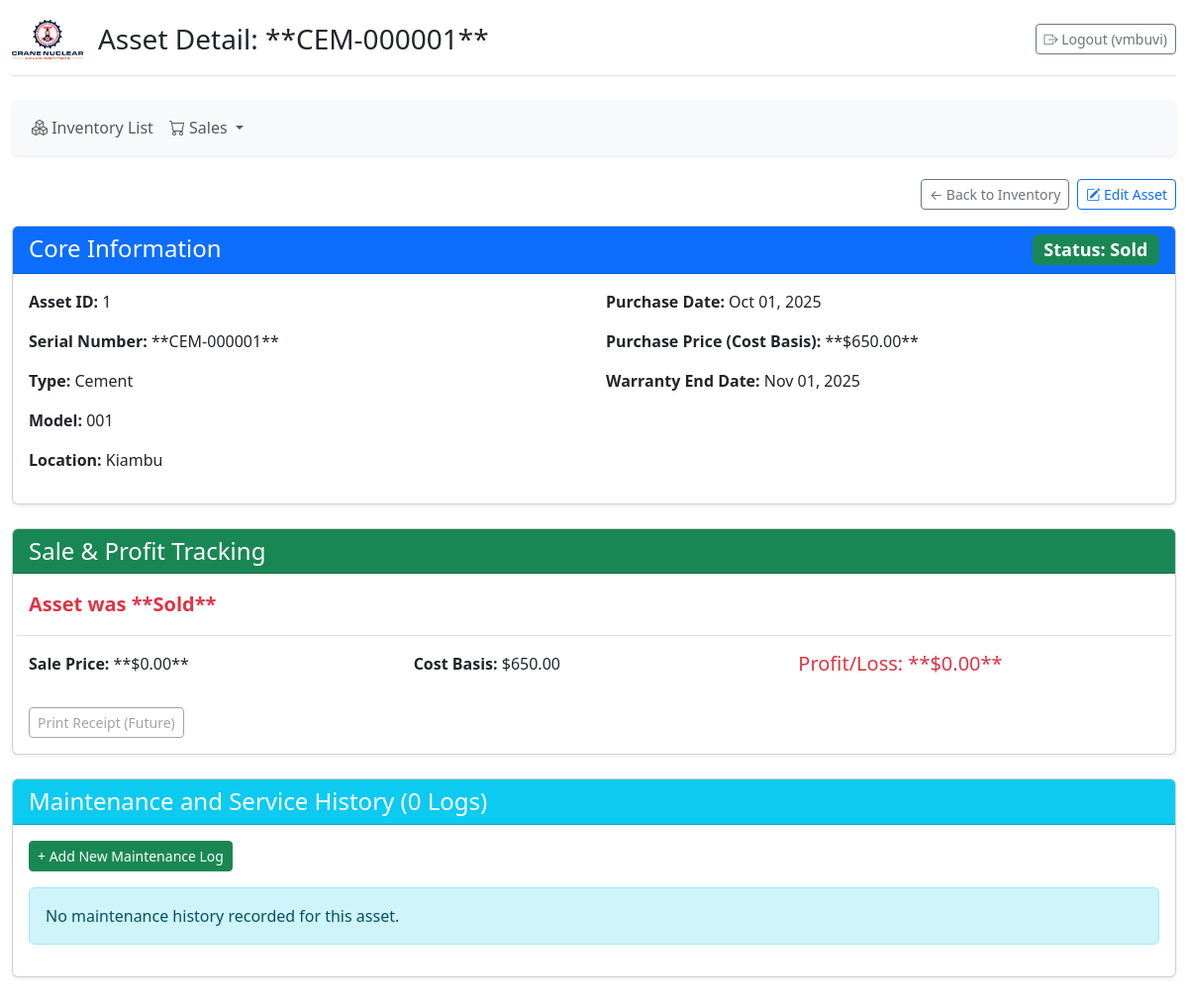
Screenshot of /asset/1/ (signed in) with the database file from the repository.
### inventory/models.py (models this page shows, shortened)
class HardwareAsset(models.Model):
    LOCATION_CHOICES = (
        ('GITHURAI_45', 'Githurai 45'),
        ('KIRIGITI', 'Kirigiti'),
        ('KIAMBU', 'Kiambu'),
    )
    STATUS_CHOICES = [
        ('IN_STOCK', 'In Stock'),
        ('PENDING_SALE', 'Pending Sale'),
        ('SOLD', 'Sold'),
        ('SCRAPPED', 'Scrapped'),
    ]
    asset_type = models.ForeignKey(AssetType, on_delete=models.PROTECT)
    model_number = models.CharField(max_length=100)
    serial_number = models.CharField(max_length=100, unique=True, null=True, blank=True)
    purchase_price = models.DecimalField(max_digits=10, decimal_places=2)
    purchase_date = models.DateField(auto_now_add=True)
    location = models.CharField(max_length=20, choices=LOCATION_CHOICES, default='KIRIGITI')
    status = models.CharField(max_length=20, choices=STATUS_CHOICES, default='IN_STOCK')
    warranty_end_date = models.DateField(null=True, blank=True)
    sale_record = models.ForeignKey(
        'SaleRecord', # Assuming SaleRecord is defined in this file (or importable)
        on_delete=models.SET_NULL,
        null=True,
        blank=True,
        related_name='sold_assets'
    )
    mixed_sale = models.ForeignKey(
        'MixedSale', # <-- Links to the correct model instance
        on_delete=models.SET_NULL,
        null=True,
        blank=True,
        related_name='mixed_sale_assets' # Use a different related_name
    )
    individual_sale_price = models.DecimalField(
        max_digits=10,
        decimal_places=2,
        null=True,
        blank=True
    )
    @property
    def sale_price(self):
        if self.status == 'SOLD' and self.individual_sale_price is not None:
            return self.individual_sale_price
        return None
    @property
    def profit_loss(self):
        if self.sale_price is not None:
            return self.sale_price - self.purchase_price
        return None
    class Meta:
        pass

class AssetType(models.Model):
    name = models.CharField(max_length=50, unique=True)
    prefix = models.CharField(max_length=10, unique=True, default='AS') # <--- ADD THIS FIELD
    image = models.ImageField(upload_to='asset_type_images/',
                              null=True,
                              blank=True)

### inventory/views.py (the view)
# urls.py: path('asset/<int:asset_pk>/', views.asset_detail_view, name='asset_detail'),
@login_required
def asset_detail_view(request, asset_pk):
    asset = get_object_or_404(Asset, pk=asset_pk)
    sale_record = asset.sale_record
    maintenance_logs = MaintenanceLog.objects.filter(asset=asset).order_by('-log_date')
    log_form = MaintenanceLogForm(initial={'asset': asset.pk})
    context = {
        **get_base_context(request),
        'asset': asset,
        'sale_record': sale_record, # SaleRecord instance or None
        'maintenance_logs': maintenance_logs,
        'log_form': log_form,       # MaintenanceLogForm instance
    }
    return render(request, 'inventory/asset_detail.html', context)

### inventory/views.py (called while the page is built)
@login_required
def get_base_context(request=None):
    context = {
        'SHOP_NAME': 'Nuclear General Hardware',
        'SHOP_LOGO_URL': 'nuclear-logo.png',
    }
    if request:
        mixed_sale_assets = request.session.get('mixed_sale_assets', [])
        context['mixed_sale_count'] = len(mixed_sale_assets)
        context['ALL_ASSET_TYPES'] = AssetType.objects.all().order_by('name')
        context['STATUS_CHOICES'] = Asset.STATUS_CHOICES
        context['LOCATIONS'] = Asset.LOCATION_CHOICES
    return context

### inventory/templates/inventory/asset_detail.html (shortened to what this page needs)
{% extends "base.html" %}
{% load static %}
{% load crispy_forms_tags %}
{% block header_title %}Asset Detail: **{{ asset.serial_number }}**{% endblock %}
{% block content %}
    <div class="d-flex justify-content-end mb-3">
        <a href="{% url 'asset_list' %}" class="btn btn-outline-secondary btn-sm">
            &larr; Back to Inventory
        </a>
        <a href="{% url 'edit_asset' asset_pk=asset.pk %}" class="btn btn-outline-primary btn-sm ms-2">
            <i class="bi bi-pencil-square"></i> Edit Asset
        </a>
    </div>
    <div class="card shadow-sm mb-4">
        <div class="card-header bg-primary text-white">
            <h4 class="mb-0">Core Information
                <span class="badge bg-{% if asset.status == 'IN_STOCK' %}info{% elif asset.status == 'PENDING_SALE' %}warning{% elif asset.status == 'SOLD' %}success{% else %}danger{% endif %} float-end">
                    Status: {{ asset.get_status_display }}
                </span>
            </h4>
        </div>
        <div class="card-body">
            <div class="row">
                <div class="col-md-6">
                    <p><strong>Asset ID:</strong> {{ asset.pk }}</p>
                    <p><strong>Serial Number:</strong> **{{ asset.serial_number }}**</p>
                    <p><strong>Type:</strong> {{ asset.asset_type.name }}</p>
                    <p><strong>Model:</strong> {{ asset.model_number }}</p>
                    <p><strong>Location:</strong> {{ asset.get_location_display }}</p>
                </div>
                <div class="col-md-6">
                    <p><strong>Purchase Date:</strong> {{ asset.purchase_date|date:"M d, Y" }}</p>
                    <p><strong>Purchase Price (Cost Basis):</strong> **${{ asset.purchase_price|floatformat:2 }}**</p>
                    <p><strong>Warranty End Date:</strong> {{ asset.warranty_end_date|default:"N/A"|date:"M d, Y" }}</p>
                </div>
            </div>
        </div>
    </div>
    <div class="card shadow-sm mb-4">
    <div class="card-header
        {% if asset.status == 'SOLD' %}bg-success{% elif asset.status == 'SCRAPPED' %}bg-danger{% else %}bg-secondary{% endif %}
        text-white">
        <h4 class="mb-0">Sale & Profit Tracking</h4>
    </div>
    <div class="card-body">
    {% if asset.status == 'SOLD' or asset.status == 'SCRAPPED' %}
        <p class="text-{% if asset.profit_loss and asset.profit_loss >= 0 %}success{% else %}danger{% endif %} fw-bold fs-5">
            Asset was **{{ asset.get_status_display }}**
        </p>
        <div class="row border-top pt-3">
            <div class="col-md-4">
                <p><strong>Sale Price:</strong> **${{ asset.sale_price|default:'0.00'|floatformat:2 }}**</p>
            </div>
            <div class="col-md-4">
                <p><strong>Cost Basis:</strong> ${{ asset.purchase_price|floatformat:2 }}</p>
            </div>
            <div class="col-md-4">
                <h5 class="mt-0 text-{% if asset.profit_loss and asset.profit_loss >= 0 %}success{% else %}danger{% endif %}">
                    Profit/Loss: **${{ asset.profit_loss|default:'0.00'|floatformat:2 }}**
                </h5>
            </div>
        </div>
        <button class="btn btn-outline-secondary btn-sm mt-3" disabled>Print Receipt (Future)</button>
    {% elif asset.status == 'PENDING_SALE' %}
        <div class="alert alert-warning">
            <p class="mb-2"><strong>Sale Pending:</strong> Ready for finalization.</p>
            <button class="btn btn-success" disabled>FINALISE SALE (Form Required)</button>
        </div>
    {% else %}
        <p>Asset Status: **{{ asset.get_status_display }}** (No sale record found or status is ambiguous).</p>
    {% endif %}
    </div>
</div>
    <div class="card shadow-sm mb-4">
        <div class="card-header bg-info text-white">
            <h4 class="mb-0">Maintenance and Service History ({{ maintenance_logs|length }} Logs)</h4>
        </div>
        <div class="card-body">
            <button type="button" class="btn btn-success btn-sm mb-3"
                    data-bs-toggle="collapse" data-bs-target="#logForm" aria-expanded="false" aria-controls="logForm">
                + Add New Maintenance Log
            </button>
            {% if maintenance_logs %}
                <div class="table-responsive">
                    <table class="table table-striped table-bordered log-table">
                        <thead class="table-dark">
                            <tr>
                                <th>Date</th>
                                <th>Type</th>
                                <th>Cost</th>
                                <th>Description</th>
                            </tr>
                        </thead>
                        <tbody>
                            {% for log in maintenance_logs %}
                            <tr>
                                <td>{{ log.log_date|date:"M d, Y" }}</td>
                                <td>{{ log.get_log_type_display }}</td>
                                <td>{{ log.cost|floatformat:2 }}</td>
                                <td>{{ log.description }}</td>
                            </tr>
                            {% endfor %}
                        </tbody>
                    </table>
                </div>
            {% else %}
                <div class="alert alert-info">No maintenance history recorded for this asset.</div>
            {% endif %}
        </div>
    </div>
{% endblock content %}

### inventory/templates/base.html (shortened to what this page needs)
{% load static %}
<!DOCTYPE html>
<html lang="en">
<head>
    <link href="https://cdn.jsdelivr.net/npm/bootstrap@5.3.3/dist/css/bootstrap.min.css"
          rel="stylesheet"
>
    <link rel="stylesheet" href="https://cdn.jsdelivr.net/npm/bootstrap-icons@1.11.3/font/bootstrap-icons.min.css">
</head>
<body>
    <div class="container-fluid">
        <div class="d-flex align-items-center justify-content-between mb-4 border-bottom pb-3">
            <div class="d-flex align-items-center">
                <img src="{% static 'Company_Logos/Crane-Nuclear-Valve-Institute-1.png' %}" alt="Logo" class="header-logo">
                <h1 class="h3 mb-0">{% block header_title %}Nuclear General Hardware | Inventory List{% endblock %}</h1>
            </div>
            {% if user.is_authenticated %}
                <form action="{% url 'logout' %}" method="post" class="d-inline">
                    <button type="submit" class="btn btn-sm btn-outline-secondary">
                        <i class="bi bi-box-arrow-right"></i> Logout ({{ user.username }})
                    </button>
                </form>
            {% endif %}
        </div>
        {% if user.is_authenticated %}
        <nav class="navbar navbar-expand-lg navbar-light bg-light mb-4 shadow-sm rounded">
            <div class="container-fluid">
                <div class="collapse navbar-collapse" id="navbarNav">
                    <ul class="navbar-nav me-auto">
                        <li class="nav-item">
                            <a class="nav-link" href="{% url 'asset_list' %}">
                                <i class="bi bi-boxes"></i> Inventory List
                            </a>
                        </li>
                        <li class="nav-item dropdown">
                            <a class="nav-link dropdown-toggle" href="#" id="salesDropdown" role="button" data-bs-toggle="dropdown" aria-expanded="false">
                                <i class="bi bi-cart"></i> Sales
                            </a>
                        </li>
                    </ul>
                </div>
            </div>
        </nav>
        {% endif %}
        {% block content %}
        {% endblock content %}
    </div>
</body>
</html>

### inventory/templates/base.html (style rules this page uses)
body { padding-top: 20px; }
.header-logo { max-height: 40px; margin-right: 15px; }

### rows the page displays
HardwareAsset: serial_number "CEM-000001", status "Sold", pk "1", asset_type.name "Cement", model_number "001", location "Kiambu", purchase_date "Oct 01, 2025", purchase_price "650.00", warranty_end_date "Nov 01, 2025", sale_price "0.00", profit_loss "0.00"

### other values shown
{{ user.username }} "vmbuvi"
{{ maintenance_logs|length }} "0"
